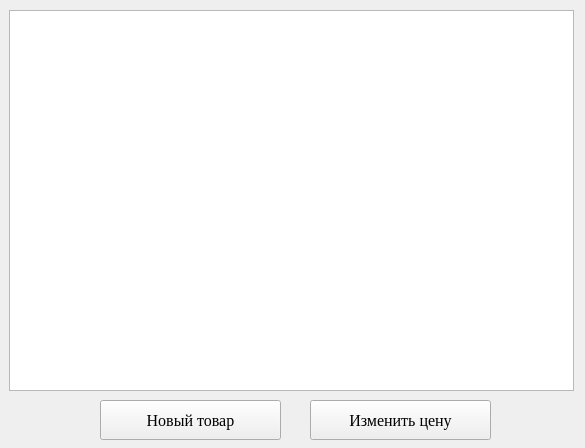
<?xml version="1.0" encoding="UTF-8"?>
<ui version="4.0">
 <class>prod_price</class>
 <widget class="QWidget" name="prod_price">
  <property name="windowModality">
   <enum>Qt::ApplicationModal</enum>
  </property>
  <property name="geometry">
   <rect>
    <x>0</x>
    <y>0</y>
    <width>585</width>
    <height>448</height>
   </rect>
  </property>
  <property name="minimumSize">
   <size>
    <width>585</width>
    <height>0</height>
   </size>
  </property>
  <property name="maximumSize">
   <size>
    <width>585</width>
    <height>16777215</height>
   </size>
  </property>
  <property name="font">
   <font>
    <family>Times New Roman</family>
    <pointsize>12</pointsize>
   </font>
  </property>
  <property name="windowTitle">
   <string>Товари</string>
  </property>
  <property name="windowIcon">
   <iconset>
    <normaloff>:/ico/dolly.ico</normaloff>:/ico/dolly.ico</iconset>
  </property>
  <widget class="QTableView" name="tableView">
   <property name="geometry">
    <rect>
     <x>9</x>
     <y>10</y>
     <width>565</width>
     <height>381</height>
    </rect>
   </property>
   <property name="selectionBehavior">
    <enum>QAbstractItemView::SelectRows</enum>
   </property>
  </widget>
  <widget class="QPushButton" name="pushButton">
   <property name="geometry">
    <rect>
     <x>100</x>
     <y>400</y>
     <width>181</width>
     <height>40</height>
    </rect>
   </property>
   <property name="text">
    <string>Новый товар</string>
   </property>
   <property name="icon">
    <iconset>
     <normaloff>:/ico/Button Add.ico</normaloff>:/ico/Button Add.ico</iconset>
   </property>
   <property name="iconSize">
    <size>
     <width>28</width>
     <height>28</height>
    </size>
   </property>
  </widget>
  <widget class="QPushButton" name="pushButton_2">
   <property name="geometry">
    <rect>
     <x>310</x>
     <y>400</y>
     <width>181</width>
     <height>40</height>
    </rect>
   </property>
   <property name="text">
    <string>Изменить цену</string>
   </property>
   <property name="icon">
    <iconset>
     <normaloff>:/ico/edit.ico</normaloff>:/ico/edit.ico</iconset>
   </property>
   <property name="iconSize">
    <size>
     <width>28</width>
     <height>28</height>
    </size>
   </property>
  </widget>
 </widget>
 <resources/>
 <connections/>
</ui>
